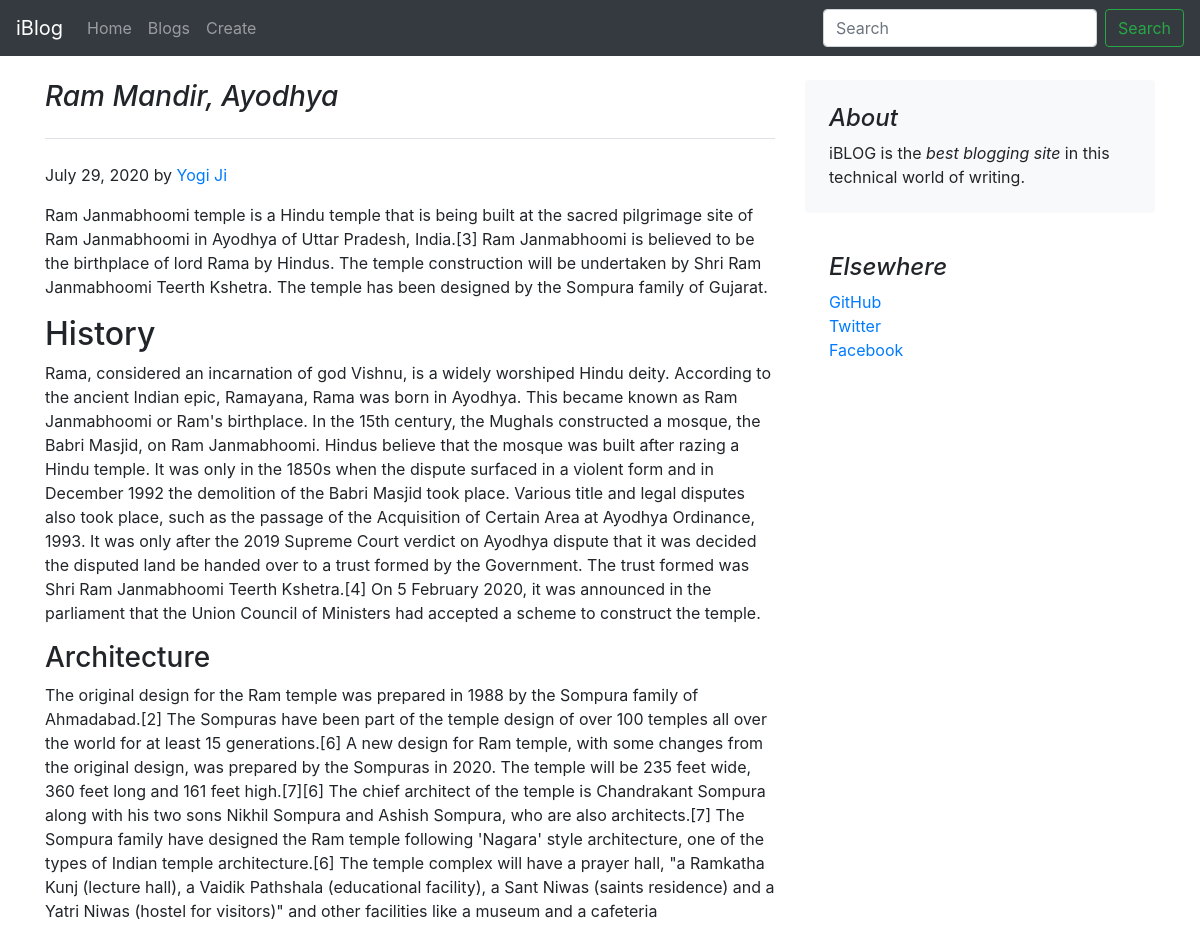
Page /blogpost/8 on the committed database.
### blog/models.py (models this page shows, shortened)
class Blogpost(models.Model):
    post_id=models.AutoField(primary_key=True)
    title=models.CharField(max_length=50,default='',help_text='enter title of blog')
    head0=models.CharField(max_length=100,default='')
    chead0=models.CharField(max_length=5000, default='')
    head1=models.CharField(max_length=500, default='')
    chead1=models.CharField(max_length=5000, default='')
    head2=models.CharField(max_length=500, default='')
    chead2=models.CharField(max_length=5000, default='')
    pub_date=models.DateField(default=datetime.now,blank=True)
    author=models.CharField(max_length=50,default='Anonymous')
    thumbnail=models.ImageField(upload_to='blog/media',default='')

### blog/views.py (the view)
# urls.py: path('blogpost/<int:id>',views.blogpost),
def blogpost(request, id):
    post=Blogpost.objects.filter(post_id=id)[0]
    return render(request,'blog/blogpost.html',{'posts':post})

### blog/templates/blog/blogpost.html (shortened to what this page needs)
{% extends 'blog/basic.html' %}
{% block body %}
<div class="container mt-4">
    <div class="row">
        <div class="col-md-8 blog-main">
            <h3 class="pb-4 mb-4 font-italic border-bottom">
                {{ posts.title }}
            </h3>
            <div class="blog-post">
                <p class="blog-post-meta">{{ posts.pub_date }} by <a href="#">{{ posts.author }}</a></p>
                <p>{{ posts.chead0 }}</p>
                <h2>{{ posts.head1 }}</h2>
                <p>{{ posts.chead1 }}</p>
                <h3>{{ posts.head2 }}</h3>
                <p>{{ posts.chead2 }}</p>
            </div>
        </div>
        <aside class="col-md-4 blog-sidebar">
            <div class="p-4 mb-3 bg-light rounded">
                <h4 class="font-italic">About</h4>
                <p class="mb-0">iBLOG is the<em> best blogging site </em> in this technical world of writing.</p>
            </div>
            <div class="p-4">
                <h4 class="font-italic">Elsewhere</h4>
                <ol class="list-unstyled">
                    <li><a href="https://www.github.com/Shashish-Mishra">GitHub</a></li>
                    <li><a href="#">Twitter</a></li>
                    <li><a href="#">Facebook</a></li>
                </ol>
            </div>
        </aside>
    </div>
</div>
{% endblock %}

### rows in the picture
Blogpost: title "Ram Mandir, Ayodhya", pub_date "July 29, 2020", author "Yogi Ji", chead0 "Ram Janmabhoomi temple is a Hindu temple that is being built at the sacred pilgrimage site of Ram Janmabhoomi in Ayodhya of Uttar Pradesh, India.[3] Ram Janmabhoomi is believed to be the birthplace of lord Rama by Hindus. The temple construction will be undertaken by Shri Ram Janmabhoomi Teerth Kshetra. The temple has been designed by the Sompura family of Gujarat.", head1 "History", chead1 "Rama, considered an incarnation of god Vishnu, is a widely worshiped Hindu deity. According to the ancient Indian epic, Ramayana, Rama was born in Ayodhya. This became known as Ram Janmabhoomi or Ram's birthplace. In the 15th century, the Mughals constructed a mosque, the Babri Masjid, on Ram Janmabhoomi. Hindus believe that the mosque was built after razing a Hindu temple. It was only in the 1850s when the dispute surfaced in a violent form and in December 1992 the demolition of the Babri Masjid took place. Various title and legal disputes also took place, such as the passage of the Acquisition of Certain Area at Ayodhya Ordinance, 1993. It was only after the 2019 Supreme Court verdict on…", head2 "Architecture", chead2 "The original design for the Ram temple was prepared in 1988 by the Sompura family of Ahmadabad.[2] The Sompuras have been part of the temple design of over 100 temples all over the world for at least 15 generations.[6] A new design for Ram temple, with some changes from the original design, was prepared by the Sompuras in 2020. The temple will be 235 feet wide, 360 feet long and 161 feet high.[7][6] The chief architect of the temple is Chandrakant Sompura along with his two sons Nikhil Sompura and Ashish Sompura, who are also architects.[7] The Sompura family have designed the Ram temple following 'Nagara' style architecture, one of the types of Indian temple architecture.[6] The temple…"
